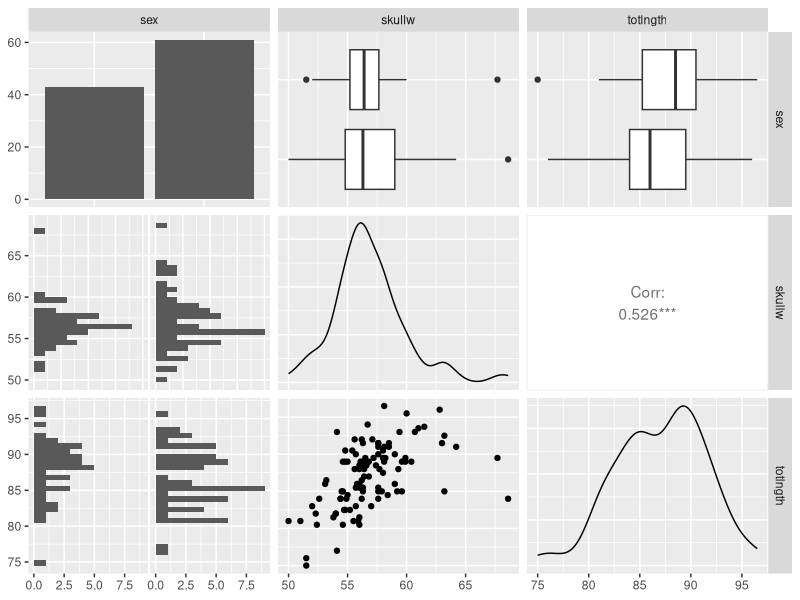

Here is the R script that generated this plot: (Note: this script raises an error after producing the figure.)
# 1
df1 <- read.csv("possum_red.csv", sep = ";")
library(tidyverse)
library(gridExtra)
library(GGally)


# a
# descrevendo o comportamento de cada uma das variaveis
summary(df1)

prop.table(table(df1$sex))

ggpairs(df1[,2:4],diag = list(discrete = "barDiag"))

a <- c(rep("skullw",nrow(df1)),rep("totlngth",nrow(df1)))
b <- c(skullw,totlngth)
c <- data.frame(a,b)
ggplot(c)+
  geom_boxplot(aes(x = a,y = b, group=a))+
  scale_x_discrete("Medidas morfológicas")+
  scale_y_continuous("Comprimento")+
  theme_minimal()

var(df1$skullw)
var(df1$totlngth)

# Sumarizando as informaçoes de acordo com o sexo
a <- ggplot(df1)+
  geom_boxplot(aes(x = sex,y = skullw,group=sex))+
  theme_minimal()

b <- ggplot(df1)+
  geom_boxplot(aes(x = sex,y = totlngth,group=sex))+
  theme_minimal()

grid.arrange(a,b,ncol=2)


df_f <- df1 |>
  filter(df1$sex=="f")

df_m <- df1 |>
  filter(df1$sex=="m")

summary(df_f)
summary(df_m)
var(df_f$skullw)
var(df_m$skullw)
var(df_f$totlngth)
var(df_m$totlngth)


# b
ggplot(df1)+
  geom_bar(aes(x=sex),binwidth=1,color="black", fill="white")+
  theme_minimal()


# c
a <- ggplot(df1)+
  geom_histogram(aes(x=skullw),binwidth=1,color="black", fill="white")+
  theme_minimal()

b <- ggplot(df1)+
  geom_histogram(aes(x=totlngth),binwidth=1,color="black", fill="white")+
  theme_minimal()

grid.arrange(a,b,ncol=2)


# d
ggplot(df1)+
  geom_point(aes(x = totlngth,y =skullw))+
  theme_minimal()

cor(df1[3],df1[4])


# e
#usar boxplot no item a

df1_whtout_out <- df1 |>
  filter(df1$skullw < (58.10 + 1.5*(58.10-54.98)), df1$skullw > (54.98 - 1.5*(58.10-54.98)))

summary(df1_whtout_out)

ggplot(df1_whtout_out)+
  geom_point(aes(x = totlngth,y =skullw))+
  theme_minimal()

cor(df1_whtout_out[3],df1_whtout_out[4])


# f e g
model <- lm(df1_whtout_out$totlngth ~ df1_whtout_out$skullw) 
summary(model)
plot(df1_whtout_out$totlngth ~ df1_whtout_out$skullw)
abline(19.422,1.197)

res <- lm(df1_whtout_out$totlngth ~ df1_whtout_out$skullw)$residuals
fit <- lm(df1_whtout_out$totlngth ~ df1_whtout_out$skullw)$fitted.values
boxplot(res)
hist(res)
plot(fit,res)

mean(res)
sum(res)

# ooouuu
ggplot(df1_whtout_out, aes(x=skullw,y=totlngth))+
  geom_point() +
  geom_smooth(method = "lm",se=FALSE)+
  theme_minimal()

a <- ggplot(model, aes(x = .fitted, y = .resid)) +
  geom_point() +
  geom_hline(yintercept = 0)+
  labs(x='Fitted Values', y='Residuals')+
  theme_minimal()

b <- ggplot(model, aes(x = .resid)) +
  geom_histogram(binwidth=1,color="black", fill="white") +
  labs(y='Count', x ='Residuals')+
  theme_minimal()

grid.arrange(a,b,ncol=2)





# 2
df2 <- read.csv("florida.csv", sep = ";")

# a
ggpairs(df2[,4:5],diag = list(discrete = "barDiag"))


# b
model <- lm(df2$BUCHANAN ~ df2$BUSH)
summary(model)

ggplot(df2, aes(x=BUSH,y=BUCHANAN))+
  geom_point() +
  geom_smooth(method = "lm",se=FALSE)+
  theme_minimal()

a <- ggplot(model, aes(x = .fitted, y = .resid)) +
  geom_point() +
  geom_hline(yintercept = 0)+
  labs(x='Fitted Values', y='Residuals')+
  theme_minimal()

b <- ggplot(model, aes(x = .resid)) +
  geom_histogram(binwidth=1,color="black", fill="white") +
  labs(y='Count', x ='Residuals')+
  theme_minimal()

grid.arrange(a,b,ncol=2)


# c
df2_SPA <- df2 |>
  filter(BUCHANAN < 3000, BUSH < 250000)

ggpairs(df2_SPA[,4:5],diag = list(discrete = "barDiag"))

model <- lm(df2_SPA$BUCHANAN ~ df2_SPA$BUSH) 
summary(model)


# d
ggplot(df2_SPA, aes(x=BUSH,y=BUCHANAN))+
  geom_point() +
  geom_smooth(method = "lm",se=FALSE)+
  theme_minimal()

a <- ggplot(model, aes(x = .fitted, y = .resid)) +
  geom_point() +
  geom_hline(yintercept = 0)+
  labs(x='Fitted Values', y='Residuals')+
  theme_minimal()

b <- ggplot(model, aes(x = .resid)) +
  geom_histogram(binwidth=1,color="black", fill="white") +
  labs(y='Count', x ='Residuals')+
  theme_minimal()

grid.arrange(a,b,ncol=2)

round(38.536279+0.004404*152846)


# e
x <- df2_SPA$BUSH
y <- df2_SPA$BUCHANAN
n <- nrow(df2_SPA)

b1 <- (sum(x*y)-((sum(x)*as.numeric(sum(y))))/n) /
  (sum(x^2)-(sum(x)^2)/n); b1
  
b0 <- mean(df2_SPA$BUCHANAN)-b1*mean(df2_SPA$BUSH); b0
